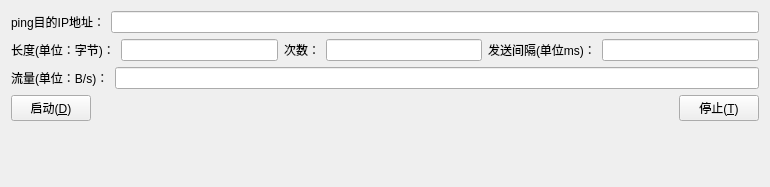
<?xml version="1.0" encoding="UTF-8"?>
<ui version="4.0">
 <class>panel_sim_icmp</class>
 <widget class="QWidget" name="panel_sim_icmp">
  <property name="geometry">
   <rect>
    <x>0</x>
    <y>0</y>
    <width>770</width>
    <height>187</height>
   </rect>
  </property>
  <property name="windowTitle">
   <string>Form</string>
  </property>
  <layout class="QGridLayout" name="gridLayout">
   <item row="0" column="0">
    <layout class="QGridLayout" name="gridLayout_2">
     <item row="0" column="1">
      <widget class="QLineEdit" name="IPLineEdit"/>
     </item>
     <item row="0" column="0">
      <widget class="QLabel" name="label_6">
       <property name="text">
        <string>ping目的IP地址：</string>
       </property>
      </widget>
     </item>
    </layout>
   </item>
   <item row="1" column="0">
    <layout class="QHBoxLayout" name="horizontalLayout_2">
     <item>
      <widget class="QLabel" name="label_4">
       <property name="text">
        <string>长度(单位：字节)：</string>
       </property>
      </widget>
     </item>
     <item>
      <widget class="QLineEdit" name="lenLineEdit"/>
     </item>
     <item>
      <widget class="QLabel" name="label_5">
       <property name="text">
        <string>次数：</string>
       </property>
      </widget>
     </item>
     <item>
      <widget class="QLineEdit" name="sendNumLineEdit"/>
     </item>
     <item>
      <widget class="QLabel" name="label_3">
       <property name="text">
        <string>发送间隔(单位ms)：</string>
       </property>
      </widget>
     </item>
     <item>
      <widget class="QLineEdit" name="intervalLineEdit"/>
     </item>
    </layout>
   </item>
   <item row="2" column="0">
    <layout class="QHBoxLayout" name="horizontalLayout">
     <item>
      <widget class="QLabel" name="label_7">
       <property name="text">
        <string>流量(单位：B/s)：</string>
       </property>
      </widget>
     </item>
     <item>
      <widget class="QLineEdit" name="flowLineEdit"/>
     </item>
    </layout>
   </item>
   <item row="3" column="0">
    <layout class="QHBoxLayout" name="horizontalLayout_3">
     <item>
      <widget class="QPushButton" name="sendPushButton">
       <property name="text">
        <string>启动(&amp;D)</string>
       </property>
       <property name="icon">
        <iconset resource="sim_iec61850.qrc">
         <normaloff>:/sim_iec61850/Resources/KEY04.ICO</normaloff>:/sim_iec61850/Resources/KEY04.ICO</iconset>
       </property>
      </widget>
     </item>
     <item>
      <spacer name="horizontalSpacer">
       <property name="orientation">
        <enum>Qt::Horizontal</enum>
       </property>
       <property name="sizeHint" stdset="0">
        <size>
         <width>40</width>
         <height>20</height>
        </size>
       </property>
      </spacer>
     </item>
     <item>
      <widget class="QPushButton" name="stopPushButton">
       <property name="text">
        <string>停止(&amp;T)</string>
       </property>
       <property name="icon">
        <iconset resource="sim_iec61850.qrc">
         <normaloff>:/sim_iec61850/Resources/del.gif</normaloff>:/sim_iec61850/Resources/del.gif</iconset>
       </property>
      </widget>
     </item>
    </layout>
   </item>
   <item row="4" column="0">
    <spacer name="verticalSpacer">
     <property name="orientation">
      <enum>Qt::Vertical</enum>
     </property>
     <property name="sizeHint" stdset="0">
      <size>
       <width>20</width>
       <height>48</height>
      </size>
     </property>
    </spacer>
   </item>
  </layout>
 </widget>
 <resources>
  <include location="sim_iec61850.qrc"/>
 </resources>
 <connections/>
</ui>
